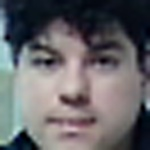
#> input picture recFacial/Data/Copito/rotro_10.jpg, 150 x 150 px, found by its file name; its folder holds only this picture in this run
$ python train2.py
#> lines starting #> are read from the running program, lines starting #| are printed output that depends on the picture
import cv2
import os
import numpy as np

dataPath = 'X:/Escritorio/recFacial/Data'  # Ruta donde se encuentran los datos de entrenamiento
peopleList = os.listdir(dataPath)
print('Lista de personas: ', peopleList)

labels = []
facesData = []
label = 0

for nameDir in peopleList:
    personPath = dataPath + '/' + nameDir
    print('Leyendo las imágenes')

    for fileName in os.listdir(personPath):
        print('Rostros: ', nameDir + '/' + fileName)
        labels.append(label)
        image = cv2.imread(personPath + '/' + fileName)
#> image is the input picture: shape (150, 150, 3); mean B, G, R 103.8, 100.7, 102.3
        gray = cv2.cvtColor(image, cv2.COLOR_BGR2GRAY)
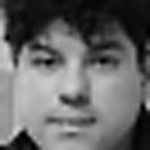
#> gray: shape (150, 150); min 0, max 213, mean 101.6
        edges = cv2.Canny(gray, 100, 200)  # Aplicar detección de bordes Canny
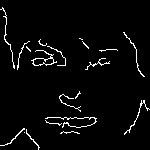
#> edges: shape (150, 150); 3.5% white in thin lines or dots
        facesData.append(edges)
    label = label + 1
#> pass 2 of the loop `for nameDir in peopleList:`:
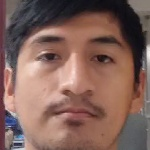
#> input picture recFacial/Data/Nacho/rotro_0.jpg, 150 x 150 px, found by its file name
#> image is the input picture: shape (150, 150, 3); mean B, G, R 90.3, 98.7, 130.5
#> `gray = cv2.cvtColor(image, cv2.COLOR_BGR2GRAY)`:
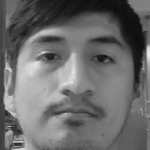
#> gray: shape (150, 150); min 11, max 239, mean 107.2
#> `edges = cv2.Canny(gray, 100, 200)`:
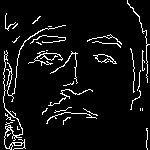
#> edges: shape (150, 150); 6.5% white in thin lines or dots

# Métodos para entrenar el reconocedor
face_recognizer = cv2.face.LBPHFaceRecognizer_create()

# Entrenando el reconocedor de rostros
print("Entrenando...")
face_recognizer.train(facesData, np.array(labels))

# Almacenando el modelo obtenido
face_recognizer.write('modeloLBPHFace2.xml')
print("Modelo almacenado...")
